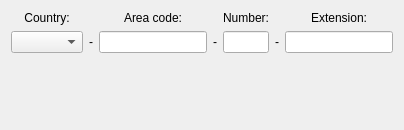
<ui version="4.0" >
 <class>PhoneDetailsBase</class>
 <widget class="QWidget" name="PhoneDetailsBase" >
  <property name="geometry" >
   <rect>
    <x>0</x>
    <y>0</y>
    <width>403</width>
    <height>130</height>
   </rect>
  </property>
  <property name="sizePolicy" >
   <sizepolicy>
    <hsizetype>1</hsizetype>
    <vsizetype>1</vsizetype>
    <horstretch>0</horstretch>
    <verstretch>0</verstretch>
   </sizepolicy>
  </property>
  <property name="windowTitle" >
   <string>Form1</string>
  </property>
  <layout class="QVBoxLayout" >
   <property name="margin" >
    <number>11</number>
   </property>
   <property name="spacing" >
    <number>6</number>
   </property>
   <item>
    <layout class="QGridLayout" >
     <property name="margin" >
      <number>0</number>
     </property>
     <property name="spacing" >
      <number>6</number>
     </property>
     <item row="0" column="2" >
      <widget class="QLabel" name="lblAreaCode" >
       <property name="text" >
        <string>Area code:</string>
       </property>
       <property name="alignment" >
        <set>Qt::AlignCenter</set>
       </property>
       <property name="wordWrap" >
        <bool>false</bool>
       </property>
      </widget>
     </item>
     <item row="1" column="0" >
      <widget class="QComboBox" name="cmbCountry" />
     </item>
     <item row="0" column="6" >
      <widget class="QLabel" name="lblExtension" >
       <property name="text" >
        <string>Extension:</string>
       </property>
       <property name="alignment" >
        <set>Qt::AlignCenter</set>
       </property>
       <property name="wordWrap" >
        <bool>false</bool>
       </property>
      </widget>
     </item>
     <item row="1" column="6" >
      <widget class="QLineEdit" name="edtExtension" >
       <property name="sizePolicy" >
        <sizepolicy>
         <hsizetype>1</hsizetype>
         <vsizetype>0</vsizetype>
         <horstretch>0</horstretch>
         <verstretch>0</verstretch>
        </sizepolicy>
       </property>
      </widget>
     </item>
     <item row="1" column="2" >
      <widget class="QLineEdit" name="edtAreaCode" >
       <property name="sizePolicy" >
        <sizepolicy>
         <hsizetype>1</hsizetype>
         <vsizetype>0</vsizetype>
         <horstretch>0</horstretch>
         <verstretch>0</verstretch>
        </sizepolicy>
       </property>
      </widget>
     </item>
     <item row="1" column="4" >
      <widget class="QLineEdit" name="edtNumber" />
     </item>
     <item row="1" column="1" >
      <widget class="QLabel" name="TextLabel2" >
       <property name="text" >
        <string>-</string>
       </property>
       <property name="wordWrap" >
        <bool>false</bool>
       </property>
      </widget>
     </item>
     <item row="0" column="4" >
      <widget class="QLabel" name="TextLabel5" >
       <property name="text" >
        <string>Number:</string>
       </property>
       <property name="alignment" >
        <set>Qt::AlignCenter</set>
       </property>
       <property name="wordWrap" >
        <bool>false</bool>
       </property>
      </widget>
     </item>
     <item row="1" column="3" >
      <widget class="QLabel" name="TextLabel4" >
       <property name="text" >
        <string>-</string>
       </property>
       <property name="wordWrap" >
        <bool>false</bool>
       </property>
      </widget>
     </item>
     <item row="0" column="0" >
      <widget class="QLabel" name="TextLabel1" >
       <property name="text" >
        <string>Country:</string>
       </property>
       <property name="alignment" >
        <set>Qt::AlignCenter</set>
       </property>
       <property name="wordWrap" >
        <bool>false</bool>
       </property>
      </widget>
     </item>
     <item row="1" column="5" >
      <widget class="QLabel" name="lblDivExtension" >
       <property name="text" >
        <string>-</string>
       </property>
       <property name="alignment" >
        <set>Qt::AlignLeading|Qt::AlignLeft|Qt::AlignVCenter</set>
       </property>
       <property name="wordWrap" >
        <bool>false</bool>
       </property>
      </widget>
     </item>
    </layout>
   </item>
   <item>
    <spacer>
     <property name="orientation" >
      <enum>Qt::Vertical</enum>
     </property>
     <property name="sizeType" >
      <enum>QSizePolicy::Expanding</enum>
     </property>
     <property name="sizeHint" >
      <size>
       <width>20</width>
       <height>20</height>
      </size>
     </property>
    </spacer>
   </item>
  </layout>
 </widget>
 <tabstops>
  <tabstop>cmbCountry</tabstop>
  <tabstop>edtAreaCode</tabstop>
  <tabstop>edtNumber</tabstop>
  <tabstop>edtExtension</tabstop>
 </tabstops>
 <resources/>
 <connections/>
</ui>
